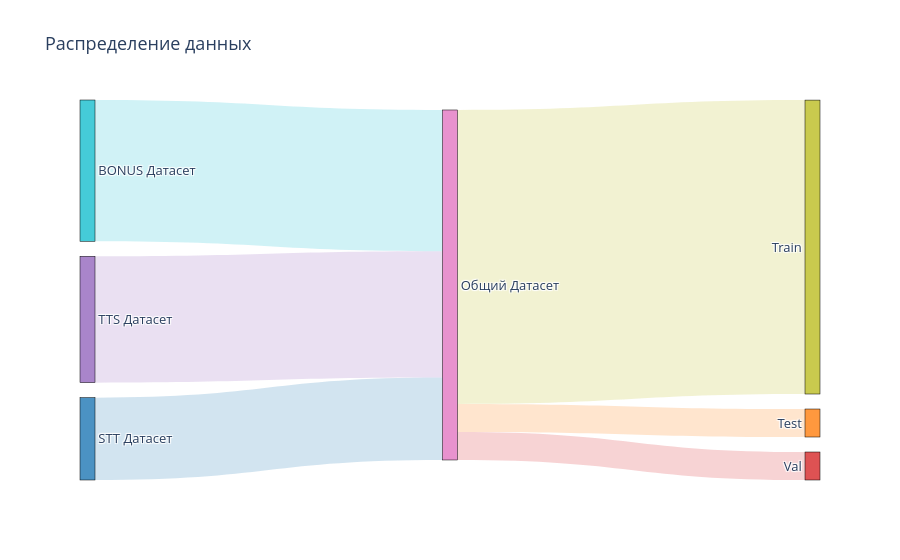

The notebook cell this image was saved under:
### Code cell
import pandas as pd
import numpy as np
import plotly.graph_objects as go
import seaborn as sns
import matplotlib.pyplot as plt

fig = go.Figure(data=[go.Sankey(
    node = dict(
      pad = 15,
      thickness = 15,
      line = dict(color = "black", width = 0.5),
      label = ["STT Датасет", "TTS Датасет", "BONUS Датасет", 'Общий Датасет', "Train", "Test", "Val"],
      color = [
        "rgba(31, 119, 180, 0.8)", "rgba(148, 103, 189, 0.8)", "rgba(23, 190, 207, 0.8)", 
        "rgba(227, 119, 194, 0.8)", 
        "rgba(188, 189, 34, 0.8)", "rgba(255, 127, 14, 0.8)", "rgba(214, 39, 40, 0.8)"
      ]
    ),
    link = dict(
      source = [
        0,
        1, 
        2, 
        3, 3, 3
        ],
      target = [
        3, 
        3, 
        3, 
        4, 5, 6
        ],
      value = [
        8997, 
        13805, 
        15431,
        32107, 3058, 3058,
        ],
      label =  [
        "", "", "", 
        "Train", "Test", "Val"
        ],
      color =  [
        "rgba(31, 119, 180, 0.2)", 
        "rgba(148, 103, 189, 0.2)",  
        "rgba(23, 190, 207, 0.2)", 
        "rgba(188, 189, 34, 0.2)", "rgba(255, 127, 14, 0.2)", "rgba(214, 39, 40, 0.2)"
        ]
  ))])

fig.update_layout(title_text="Распределение данных", font_size=13)
fig.show()

### Figure 1 — Plotly figure (JSON) as saved in the notebook; plotly's stock layout.template omitted (floating-point values rounded to 4 significant figures)
{"data": [{"link": {"color": ["rgba(31, 119, 180, 0.2)", "rgba(148, 103, 189, 0.2)", "rgba(23, 190, 207, 0.2)", "rgba(188, 189, 34, 0.2)", "rgba(255, 127, 14, 0.2)", "rgba(214, 39, 40, 0.2)"], "label": ["", "", "", "Train", "Test", "Val"], "source": [0, 1, 2, 3, 3, 3], "target": [3, 3, 3, 4, 5, 6], "value": [8997, 13805, 15431, 32107, 3058, 3058]}, "node": {"color": ["rgba(31, 119, 180, 0.8)", "rgba(148, 103, 189, 0.8)", "rgba(23, 190, 207, 0.8)", "rgba(227, 119, 194, 0.8)", "rgba(188, 189, 34, 0.8)", "rgba(255, 127, 14, 0.8)", "rgba(214, 39, 40, 0.8)"], "label": ["STT Датасет", "TTS Датасет", "BONUS Датасет", "Общий Датасет", "Train", "Test", "Val"], "line": {"color": "black", "width": 0.5}, "pad": 15, "thickness": 15}, "type": "sankey"}], "layout": {"font": {"size": 13}, "title": {"text": "Распределение данных"}}}
